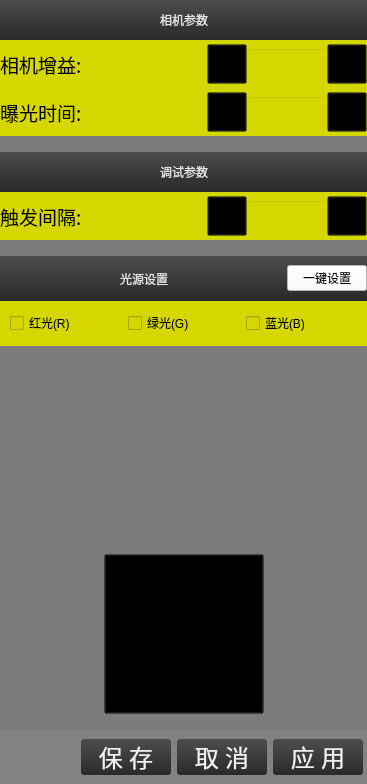
       <widget class="QWidget" name="widget_3" native="true">
        <property name="styleSheet">
         <string notr="true">background-color: rgb(124, 124, 124);</string>
        </property>
        <layout class="QVBoxLayout" name="verticalLayout_4" stretch="0,0,0,1,0,0">
         <property name="spacing">
          <number>16</number>
         </property>
         <property name="leftMargin">
          <number>0</number>
         </property>
         <property name="topMargin">
          <number>0</number>
         </property>
         <property name="rightMargin">
          <number>0</number>
         </property>
         <property name="bottomMargin">
          <number>0</number>
         </property>
         <item>
          <widget class="QWidget" name="widget_8" native="true">
           <property name="styleSheet">
            <string notr="true">background-color: rgb(214, 214, 0);</string>
           </property>
           <layout class="QVBoxLayout" name="verticalLayout_3">
            <property name="spacing">
             <number>0</number>
            </property>
            <property name="leftMargin">
             <number>0</number>
            </property>
            <property name="topMargin">
             <number>0</number>
            </property>
            <property name="rightMargin">
             <number>0</number>
            </property>
            <property name="bottomMargin">
             <number>0</number>
            </property>
            <item>
             <widget class="QWidget" name="widget_10" native="true">
              <property name="minimumSize">
               <size>
                <width>0</width>
                <height>40</height>
               </size>
              </property>
              <property name="styleSheet">
               <string notr="true">background: qlineargradient(spread:pad, x1:0, y1:0, x2:0, y2:1, stop:0 #4D4D4D, stop:1 #292929); </string>
              </property>
              <layout class="QHBoxLayout" name="horizontalLayout_8">
               <property name="spacing">
                <number>0</number>
               </property>
               <property name="leftMargin">
                <number>0</number>
               </property>
               <property name="topMargin">
                <number>0</number>
               </property>
               <property name="rightMargin">
                <number>0</number>
               </property>
               <property name="bottomMargin">
                <number>0</number>
               </property>
               <item>
                <spacer name="horizontalSpacer_5">
                 <property name="orientation">
                  <enum>Qt::Horizontal</enum>
                 </property>
                 <property name="sizeHint" stdset="0">
                  <size>
                   <width>120</width>
                   <height>20</height>
                  </size>
                 </property>
                </spacer>
               </item>
               <item>
                <widget class="QLabel" name="label_3">
                 <property name="styleSheet">
                  <string notr="true">color: rgb(226, 226, 226);
font: 75 12pt &quot;微软雅黑&quot;;</string>
                 </property>
                 <property name="text">
                  <string>相机参数</string>
                 </property>
                </widget>
               </item>
               <item>
                <spacer name="horizontalSpacer_6">
                 <property name="orientation">
                  <enum>Qt::Horizontal</enum>
                 </property>
                 <property name="sizeHint" stdset="0">
                  <size>
                   <width>119</width>
                   <height>20</height>
                  </size>
                 </property>
                </spacer>
               </item>
              </layout>
             </widget>
            </item>
            <item>
             <layout class="QHBoxLayout" name="horizontalLayout">
              <property name="topMargin">
               <number>4</number>
              </property>
              <property name="bottomMargin">
               <number>4</number>
              </property>
              <item>
               <widget class="QLabel" name="label_2">
                <property name="font">
                 <font>
                  <family>微软雅黑</family>
                  <pointsize>14</pointsize>
                 </font>
                </property>
                <property name="styleSheet">
                 <string notr="true">background:transparent;
</string>
                </property>
                <property name="text">
                 <string>相机增益:</string>
                </property>
               </widget>
              </item>
              <item>
               <widget class="QToolButton" name="toolButtonGainMin">
                <property name="sizePolicy">
                 <sizepolicy hsizetype="Fixed" vsizetype="Fixed">
                  <horstretch>0</horstretch>
                  <verstretch>0</verstretch>
                 </sizepolicy>
                </property>
                <property name="minimumSize">
                 <size>
                  <width>40</width>
                  <height>40</height>
                 </size>
                </property>
                <property name="cursor">
                 <cursorShape>PointingHandCursor</cursorShape>
                </property>
                <property name="styleSheet">
                 <string notr="true">QToolButton{background:transparent;border-image:url(:/045.png);}

QToolButton::hover{background:lightgray;}
QToolButton::pressed{background:darkgray;}</string>
                </property>
                <property name="text">
                 <string/>
                </property>
                <property name="iconSize">
                 <size>
                  <width>20</width>
                  <height>20</height>
                 </size>
                </property>
               </widget>
              </item>
              <item>
               <widget class="KLineEditKb" name="lineEditGain">
                <property name="sizePolicy">
                 <sizepolicy hsizetype="Fixed" vsizetype="Fixed">
                  <horstretch>0</horstretch>
                  <verstretch>0</verstretch>
                 </sizepolicy>
                </property>
                <property name="minimumSize">
                 <size>
                  <width>60</width>
                  <height>0</height>
                 </size>
                </property>
                <property name="maximumSize">
                 <size>
                  <width>80</width>
                  <height>16777215</height>
                 </size>
                </property>
                <property name="font">
                 <font>
                  <family>微软雅黑</family>
                  <pointsize>12</pointsize>
                 </font>
                </property>
                <property name="styleSheet">
                 <string notr="true">background:transparent;
</string>
                </property>
                <property name="text">
                 <string/>
                </property>
               </widget>
              </item>
              <item>
               <widget class="QToolButton" name="toolButtonGainMax">
                <property name="sizePolicy">
                 <sizepolicy hsizetype="Fixed" vsizetype="Fixed">
                  <horstretch>0</horstretch>
                  <verstretch>0</verstretch>
                 </sizepolicy>
                </property>
                <property name="minimumSize">
                 <size>
                  <width>40</width>
                  <height>40</height>
                 </size>
                </property>
                <property name="cursor">
                 <cursorShape>PointingHandCursor</cursorShape>
                </property>
                <property name="styleSheet">
                 <string notr="true">QToolButton{background:transparent;border-image:url(:/046.png);}QToolButton::hover{background:lightgray;}QToolButton::pressed{background:darkgray;}</string>
                </property>
                <property name="text">
                 <string/>
                </property>
                <property name="iconSize">
                 <size>
                  <width>20</width>
                  <height>20</height>
                 </size>
                </property>
               </widget>
              </item>
             </layout>
            </item>
            <item>
             <layout class="QHBoxLayout" name="horizontalLayout_3">
              <property name="topMargin">
               <number>4</number>
              </property>
              <property name="bottomMargin">
               <number>4</number>
              </property>
              <item>
               <widget class="QLabel" name="label">
                <property name="font">
                 <font>
                  <family>微软雅黑</family>
                  <pointsize>14</pointsize>
                 </font>
                </property>
                <property name="styleSheet">
                 <string notr="true">background:transparent;
</string>
                </property>
                <property name="text">
                 <string>曝光时间:</string>
                </property>
               </widget>
              </item>
              <item>
               <widget class="QToolButton" name="toolButtonExposeMin">
                <property name="sizePolicy">
                 <sizepolicy hsizetype="Fixed" vsizetype="Fixed">
                  <horstretch>0</horstretch>
                  <verstretch>0</verstretch>
                 </sizepolicy>
                </property>
                <property name="minimumSize">
                 <size>
                  <width>40</width>
                  <height>40</height>
                 </size>
                </property>
                <property name="cursor">
                 <cursorShape>PointingHandCursor</cursorShape>
                </property>
                <property name="styleSheet">
                 <string notr="true">QToolButton{background:transparent;border-image:url(:/045.png);}

QToolButton::hover{background:lightgray;}
QToolButton::pressed{background:darkgray;}</string>
                </property>
                <property name="text">
                 <string/>
                </property>
                <property name="iconSize">
                 <size>
                  <width>20</width>
                  <height>20</height>
                 </size>
                </property>
               </widget>
              </item>
              <item>
               <widget class="KLineEditKb" name="lineEditExpose">
                <property name="sizePolicy">
                 <sizepolicy hsizetype="Fixed" vsizetype="Fixed">
                  <horstretch>0</horstretch>
                  <verstretch>0</verstretch>
                 </sizepolicy>
                </property>
                <property name="minimumSize">
                 <size>
                  <width>60</width>
                  <height>0</height>
                 </size>
                </property>
                <property name="maximumSize">
                 <size>
                  <width>80</width>
                  <height>16777215</height>
                 </size>
                </property>
                <property name="font">
                 <font>
                  <family>微软雅黑</family>
                  <pointsize>12</pointsize>
                 </font>
                </property>
                <property name="styleSheet">
                 <string notr="true">background:transparent;
</string>
                </property>
               </widget>
              </item>
              <item>
               <widget class="QToolButton" name="toolButtonExposeMax">
                <property name="sizePolicy">
                 <sizepolicy hsizetype="Fixed" vsizetype="Fixed">
                  <horstretch>0</horstretch>
                  <verstretch>0</verstretch>
                 </sizepolicy>
                </property>
                <property name="minimumSize">
                 <size>
                  <width>40</width>
                  <height>40</height>
                 </size>
                </property>
                <property name="cursor">
                 <cursorShape>PointingHandCursor</cursorShape>
                </property>
                <property name="styleSheet">
                 <string notr="true">QToolButton{background:transparent;border-image:url(:/046.png);}QToolButton::hover{background:lightgray;}QToolButton::pressed{background:darkgray;}</string>
                </property>
                <property name="text">
                 <string/>
                </property>
                <property name="iconSize">
                 <size>
                  <width>20</width>
                  <height>20</height>
                 </size>
                </property>
               </widget>
              </item>
             </layout>
            </item>
           </layout>
          </widget>
         </item>
         <item>
          <widget class="QWidget" name="widget_TestPanel" native="true">
           <property name="styleSheet">
            <string notr="true">background-color: rgb(214, 214, 0);</string>
           </property>
           <layout class="QVBoxLayout" name="verticalLayout_7">
            <property name="spacing">
             <number>0</number>
            </property>
            <property name="leftMargin">
             <number>0</number>
            </property>
            <property name="topMargin">
             <number>0</number>
            </property>
            <property name="rightMargin">
             <number>0</number>
            </property>
            <property name="bottomMargin">
             <number>0</number>
            </property>
            <item>
             <widget class="QWidget" name="widget_18" native="true">
              <property name="minimumSize">
               <size>
                <width>0</width>
                <height>40</height>
               </size>
              </property>
              <property name="styleSheet">
               <string notr="true">background: qlineargradient(spread:pad, x1:0, y1:0, x2:0, y2:1, stop:0 #4D4D4D, stop:1 #292929); </string>
              </property>
              <layout class="QHBoxLayout" name="horizontalLayout_18">
               <property name="spacing">
                <number>0</number>
               </property>
               <property name="leftMargin">
                <number>0</number>
               </property>
               <property name="topMargin">
                <number>0</number>
               </property>
               <property name="rightMargin">
                <number>0</number>
               </property>
               <property name="bottomMargin">
                <number>0</number>
               </property>
               <item>
                <spacer name="horizontalSpacer_10">
                 <property name="orientation">
                  <enum>Qt::Horizontal</enum>
                 </property>
                 <property name="sizeHint" stdset="0">
                  <size>
                   <width>120</width>
                   <height>20</height>
                  </size>
                 </property>
                </spacer>
               </item>
               <item>
                <widget class="QLabel" name="label_7">
                 <property name="styleSheet">
                  <string notr="true">color: rgb(226, 226, 226);
font: 75 12pt &quot;微软雅黑&quot;;</string>
                 </property>
                 <property name="text">
                  <string>调试参数</string>
                 </property>
                </widget>
               </item>
               <item>
                <spacer name="horizontalSpacer_12">
                 <property name="orientation">
                  <enum>Qt::Horizontal</enum>
                 </property>
                 <property name="sizeHint" stdset="0">
                  <size>
                   <width>119</width>
                   <height>20</height>
                  </size>
                 </property>
                </spacer>
               </item>
              </layout>
             </widget>
            </item>
            <item>
             <layout class="QHBoxLayout" name="horizontalLayout_19">
              <property name="topMargin">
               <number>4</number>
              </property>
              <property name="bottomMargin">
               <number>4</number>
              </property>
              <item>
               <widget class="QLabel" name="label_8">
                <property name="font">
                 <font>
                  <family>微软雅黑</family>
                  <pointsize>14</pointsize>
                 </font>
                </property>
                <property name="styleSheet">
                 <string notr="true">background:transparent;
</string>
                </property>
                <property name="text">
                 <string>触发间隔:</string>
                </property>
               </widget>
              </item>
              <item>
               <widget class="QToolButton" name="toolButtonGapMin">
                <property name="sizePolicy">
                 <sizepolicy hsizetype="Fixed" vsizetype="Fixed">
                  <horstretch>0</horstretch>
                  <verstretch>0</verstretch>
                 </sizepolicy>
                </property>
                <property name="minimumSize">
                 <size>
                  <width>40</width>
                  <height>40</height>
                 </size>
                </property>
                <property name="cursor">
                 <cursorShape>PointingHandCursor</cursorShape>
                </property>
                <property name="styleSheet">
                 <string notr="true">QToolButton{background:transparent;border-image:url(:/045.png);}

QToolButton::hover{background:lightgray;}
QToolButton::pressed{background:darkgray;}</string>
                </property>
                <property name="text">
                 <string/>
                </property>
                <property name="iconSize">
                 <size>
                  <width>20</width>
                  <height>20</height>
                 </size>
                </property>
               </widget>
              </item>
              <item>
               <widget class="KLineEditKb" name="lineEditTrgGap">
                <property name="sizePolicy">
                 <sizepolicy hsizetype="Fixed" vsizetype="Fixed">
                  <horstretch>0</horstretch>
                  <verstretch>0</verstretch>
                 </sizepolicy>
                </property>
                <property name="minimumSize">
                 <size>
                  <width>60</width>
                  <height>0</height>
                 </size>
                </property>
                <property name="maximumSize">
                 <size>
                  <width>80</width>
                  <height>16777215</height>
                 </size>
                </property>
                <property name="font">
                 <font>
                  <family>微软雅黑</family>
                  <pointsize>12</pointsize>
                 </font>
                </property>
                <property name="styleSheet">
                 <string notr="true">background:transparent;
</string>
                </property>
                <property name="text">
                 <string/>
                </property>
               </widget>
              </item>
              <item>
               <widget class="QToolButton" name="toolButtonGapMax">
                <property name="sizePolicy">
                 <sizepolicy hsizetype="Fixed" vsizetype="Fixed">
                  <horstretch>0</horstretch>
                  <verstretch>0</verstretch>
                 </sizepolicy>
                </property>
                <property name="minimumSize">
                 <size>
                  <width>40</width>
                  <height>40</height>
                 </size>
                </property>
                <property name="cursor">
                 <cursorShape>PointingHandCursor</cursorShape>
                </property>
                <property name="styleSheet">
                 <string notr="true">QToolButton{background:transparent;border-image:url(:/046.png);}QToolButton::hover{background:lightgray;}QToolButton::pressed{background:darkgray;}</string>
                </property>
                <property name="text">
                 <string/>
                </property>
                <property name="iconSize">
                 <size>
                  <width>20</width>
                  <height>20</height>
                 </size>
                </property>
               </widget>
              </item>
             </layout>
            </item>
           </layout>
          </widget>
         </item>
         <item>
          <widget class="QWidget" name="widget_11" native="true">
           <property name="minimumSize">
            <size>
             <width>0</width>
             <height>90</height>
            </size>
           </property>
           <layout class="QVBoxLayout" name="verticalLayout_5">
            <property name="spacing">
             <number>0</number>
            </property>
            <property name="leftMargin">
             <number>0</number>
            </property>
            <property name="topMargin">
             <number>0</number>
            </property>
            <property name="rightMargin">
             <number>0</number>
            </property>
            <property name="bottomMargin">
             <number>0</number>
            </property>
            <item>
             <widget class="QWidget" name="widget_12" native="true">
              <property name="minimumSize">
               <size>
                <width>0</width>
                <height>40</height>
               </size>
              </property>
              <property name="styleSheet">
               <string notr="true">background: qlineargradient(spread:pad, x1:0, y1:0, x2:0, y2:1, stop:0 #4D4D4D, stop:1 #292929); </string>
              </property>
              <layout class="QHBoxLayout" name="horizontalLayout_9">
               <property name="spacing">
                <number>0</number>
               </property>
               <property name="leftMargin">
                <number>0</number>
               </property>
               <property name="topMargin">
                <number>0</number>
               </property>
               <property name="rightMargin">
                <number>0</number>
               </property>
               <property name="bottomMargin">
                <number>0</number>
               </property>
               <item>
                <spacer name="horizontalSpacer_7">
                 <property name="orientation">
                  <enum>Qt::Horizontal</enum>
                 </property>
                 <property name="sizeHint" stdset="0">
                  <size>
                   <width>120</width>
                   <height>20</height>
                  </size>
                 </property>
                </spacer>
               </item>
               <item>
                <widget class="QLabel" name="label_4">
                 <property name="styleSheet">
                  <string notr="true">color: rgb(226, 226, 226);
font: 75 12pt &quot;微软雅黑&quot;;</string>
                 </property>
                 <property name="text">
                  <string>光源设置</string>
                 </property>
                </widget>
               </item>
               <item>
                <spacer name="horizontalSpacer_8">
                 <property name="orientation">
                  <enum>Qt::Horizontal</enum>
                 </property>
                 <property name="sizeHint" stdset="0">
                  <size>
                   <width>119</width>
                   <height>20</height>
                  </size>
                 </property>
                </spacer>
               </item>
               <item>
                <widget class="QPushButton" name="pushButton">
                 <property name="styleSheet">
                  <string notr="true">background-color: rgb(255, 255, 255);
font: 12pt &quot;微软雅黑&quot;;
color: rgb(0, 0, 0);
font: 12pt &quot;微软雅黑&quot;;</string>
                 </property>
                 <property name="text">
                  <string>一键设置</string>
                 </property>
                </widget>
               </item>
              </layout>
             </widget>
            </item>
            <item>
             <widget class="QWidget" name="widget_13" native="true">
              <property name="styleSheet">
               <string notr="true">background-color: rgb(214, 214, 0);</string>
              </property>
              <layout class="QHBoxLayout" name="horizontalLayout_10">
               <property name="leftMargin">
                <number>10</number>
               </property>
               <property name="topMargin">
                <number>5</number>
               </property>
               <property name="bottomMargin">
                <number>5</number>
               </property>
               <item>
                <widget class="QCheckBox" name="checkBoxR">
                 <property name="styleSheet">
                  <string notr="true">font: 75 13pt &quot;微软雅黑&quot;;
</string>
                 </property>
                 <property name="text">
                  <string>红光(R)</string>
                 </property>
                </widget>
               </item>
               <item>
                <widget class="QCheckBox" name="checkBoxG">
                 <property name="styleSheet">
                  <string notr="true">font: 75 13pt &quot;微软雅黑&quot;;</string>
                 </property>
                 <property name="text">
                  <string>绿光(G)</string>
                 </property>
                </widget>
               </item>
               <item>
                <widget class="QCheckBox" name="checkBoxB">
                 <property name="styleSheet">
                  <string notr="true">font: 75 13pt &quot;微软雅黑&quot;;</string>
                 </property>
                 <property name="text">
                  <string>蓝光(B)</string>
                 </property>
                </widget>
               </item>
              </layout>
             </widget>
            </item>
           </layout>
          </widget>
         </item>
         <item>
          <spacer name="verticalSpacer_2">
           <property name="orientation">
            <enum>Qt::Vertical</enum>
           </property>
           <property name="sizeType">
            <enum>QSizePolicy::Preferred</enum>
           </property>
           <property name="sizeHint" stdset="0">
            <size>
             <width>20</width>
             <height>192</height>
            </size>
           </property>
          </spacer>
         </item>
         <item>
          <widget class="QWidget" name="widget_9" native="true">
           <property name="minimumSize">
            <size>
             <width>0</width>
             <height>160</height>
            </size>
           </property>
           <property name="maximumSize">
            <size>
             <width>16777215</width>
             <height>160</height>
            </size>
           </property>
           <property name="font">
            <font>
             <pointsize>18</pointsize>
            </font>
           </property>
           <property name="styleSheet">
            <string notr="true">background:transparent;</string>
           </property>
           <layout class="QHBoxLayout" name="horizontalLayout_6">
            <property name="topMargin">
             <number>0</number>
            </property>
            <property name="bottomMargin">
             <number>0</number>
            </property>
            <item>
             <spacer name="horizontalSpacer_4">
              <property name="orientation">
               <enum>Qt::Horizontal</enum>
              </property>
              <property name="sizeHint" stdset="0">
               <size>
                <width>40</width>
                <height>20</height>
               </size>
              </property>
             </spacer>
            </item>
            <item>
             <widget class="QToolButton" name="toolButtonCapture">
              <property name="minimumSize">
               <size>
                <width>160</width>
                <height>0</height>
               </size>
              </property>
              <property name="maximumSize">
               <size>
                <width>160</width>
                <height>160</height>
               </size>
              </property>
              <property name="styleSheet">
               <string notr="true"/>
              </property>
              <property name="text">
               <string/>
              </property>
             </widget>
            </item>
            <item>
             <spacer name="horizontalSpacer_2">
              <property name="orientation">
               <enum>Qt::Horizontal</enum>
              </property>
              <property name="sizeHint" stdset="0">
               <size>
                <width>61</width>
                <height>20</height>
               </size>
              </property>
             </spacer>
            </item>
           </layout>
          </widget>
         </item>
         <item>
          <widget class="QWidget" name="widget_7" native="true">
           <property name="styleSheet">
            <string notr="true">background-color: rgb(131, 131, 131);</string>
           </property>
           <layout class="QHBoxLayout" name="horizontalLayout_5">
            <property name="rightMargin">
             <number>4</number>
            </property>
            <item>
             <spacer name="horizontalSpacer">
              <property name="orientation">
               <enum>Qt::Horizontal</enum>
              </property>
              <property name="sizeHint" stdset="0">
               <size>
                <width>16</width>
                <height>20</height>
               </size>
              </property>
             </spacer>
            </item>
            <item>
             <widget class="QPushButton" name="pushButtonCfSaveRet">
              <property name="minimumSize">
               <size>
                <width>90</width>
                <height>16</height>
               </size>
              </property>
              <property name="font">
               <font>
                <family>微软雅黑</family>
                <pointsize>18</pointsize>
               </font>
              </property>
              <property name="styleSheet">
               <string notr="true">QPushButton#pushButtonCfSaveRet{
	border-style: none;
	border: 0px;
	color: #F0F0F0;
	padding: 0px;	
	min-height: 16px;
	border-radius:3px;
	background: qlineargradient(spread:pad, x1:0, y1:0, x2:0, y2:1, stop:0 #4D4D4D, stop:1 #292929); 
}

QPushButton#pushButtonCfSaveRet:hover{ 
	background: qlineargradient(spread:pad, x1:0, y1:0, x2:0, y2:1, stop:0 #636363, stop:1 #575757);
}

QPushButton#pushButtonCfSaveRet:pressed{ 
	background: qlineargradient(spread:pad, x1:0, y1:0, x2:0, y2:1, stop:0 #4D4D4D, stop:1 #292929);
}</string>
              </property>
              <property name="text">
               <string>保 存</string>
              </property>
             </widget>
            </item>
            <item>
             <widget class="QPushButton" name="pushButtonCfCancel">
              <property name="minimumSize">
               <size>
                <width>90</width>
                <height>10</height>
               </size>
              </property>
              <property name="font">
               <font>
                <family>微软雅黑</family>
                <pointsize>18</pointsize>
               </font>
              </property>
              <property name="styleSheet">
               <string notr="true">QPushButton#pushButtonCfCancel{
	border-style: none;
	border: 0px;
	color: #F0F0F0;
	padding: 0px;	
	min-height: 10px;
	border-radius:3px;
	background: qlineargradient(spread:pad, x1:0, y1:0, x2:0, y2:1, stop:0 #4D4D4D, stop:1 #292929); 
}

QPushButton#pushButtonCfCancel:hover{ 
	background: qlineargradient(spread:pad, x1:0, y1:0, x2:0, y2:1, stop:0 #636363, stop:1 #575757);
}

QPushButton#pushButtonCfCancel:pressed{ 
	background: qlineargradient(spread:pad, x1:0, y1:0, x2:0, y2:1, stop:0 #4D4D4D, stop:1 #292929);
}</string>
              </property>
              <property name="text">
               <string>取 消</string>
              </property>
             </widget>
            </item>
            <item>
             <widget class="QPushButton" name="pushButtonCfSave">
              <property name="minimumSize">
               <size>
                <width>90</width>
                <height>10</height>
               </size>
              </property>
              <property name="font">
               <font>
                <family>微软雅黑</family>
                <pointsize>18</pointsize>
               </font>
              </property>
              <property name="styleSheet">
               <string notr="true">QPushButton#pushButtonCfSave{
	border-style: none;
	border: 0px;
	color: #F0F0F0;
	padding: 0px;	
	min-height: 10px;
	border-radius:3px;
	background: qlineargradient(spread:pad, x1:0, y1:0, x2:0, y2:1, stop:0 #4D4D4D, stop:1 #292929); 
}

QPushButton#pushButtonCfSave:hover{ 
	background: qlineargradient(spread:pad, x1:0, y1:0, x2:0, y2:1, stop:0 #636363, stop:1 #575757);
}

QPushButton#pushButtonCfSave:pressed{ 
	background: qlineargradient(spread:pad, x1:0, y1:0, x2:0, y2:1, stop:0 #4D4D4D, stop:1 #292929);
}</string>
              </property>
              <property name="text">
               <string>应 用</string>
              </property>
             </widget>
            </item>
           </layout>
          </widget>
         </item>
        </layout>
       </widget>
